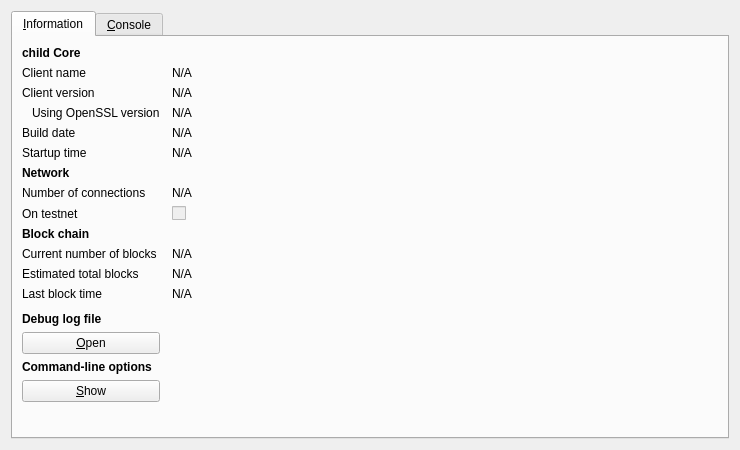
<?xml version="1.0" encoding="UTF-8"?>
<ui version="4.0">
 <class>RPCConsole</class>
 <widget class="QDialog" name="RPCConsole">
  <property name="geometry">
   <rect>
    <x>0</x>
    <y>0</y>
    <width>740</width>
    <height>450</height>
   </rect>
  </property>
  <property name="windowTitle">
   <string>child - Debug window</string>
  </property>
  <layout class="QVBoxLayout" name="verticalLayout_2">
   <item>
    <widget class="QTabWidget" name="tabWidget">
     <property name="currentIndex">
      <number>0</number>
     </property>
     <widget class="QWidget" name="tab_info">
      <attribute name="title">
       <string>&amp;Information</string>
      </attribute>
      <layout class="QGridLayout" name="gridLayout" columnstretch="0,1">
       <property name="horizontalSpacing">
        <number>12</number>
       </property>
       <item row="0" column="0">
        <widget class="QLabel" name="label_9">
         <property name="font">
          <font>
           <weight>75</weight>
           <bold>true</bold>
          </font>
         </property>
         <property name="text">
          <string>child Core</string>
         </property>
        </widget>
       </item>
       <item row="1" column="0">
        <widget class="QLabel" name="label_5">
         <property name="text">
          <string>Client name</string>
         </property>
        </widget>
       </item>
       <item row="1" column="1">
        <widget class="QLabel" name="clientName">
         <property name="cursor">
          <cursorShape>IBeamCursor</cursorShape>
         </property>
         <property name="text">
          <string>N/A</string>
         </property>
         <property name="textFormat">
          <enum>Qt::PlainText</enum>
         </property>
         <property name="textInteractionFlags">
          <set>Qt::LinksAccessibleByMouse|Qt::TextSelectableByKeyboard|Qt::TextSelectableByMouse</set>
         </property>
        </widget>
       </item>
       <item row="2" column="0">
        <widget class="QLabel" name="label_6">
         <property name="text">
          <string>Client version</string>
         </property>
        </widget>
       </item>
       <item row="2" column="1">
        <widget class="QLabel" name="clientVersion">
         <property name="cursor">
          <cursorShape>IBeamCursor</cursorShape>
         </property>
         <property name="text">
          <string>N/A</string>
         </property>
         <property name="textFormat">
          <enum>Qt::PlainText</enum>
         </property>
         <property name="textInteractionFlags">
          <set>Qt::LinksAccessibleByMouse|Qt::TextSelectableByKeyboard|Qt::TextSelectableByMouse</set>
         </property>
        </widget>
       </item>
       <item row="3" column="0">
        <widget class="QLabel" name="label_14">
         <property name="text">
          <string>Using OpenSSL version</string>
         </property>
         <property name="indent">
          <number>10</number>
         </property>
        </widget>
       </item>
       <item row="3" column="1">
        <widget class="QLabel" name="openSSLVersion">
         <property name="cursor">
          <cursorShape>IBeamCursor</cursorShape>
         </property>
         <property name="text">
          <string>N/A</string>
         </property>
         <property name="textFormat">
          <enum>Qt::PlainText</enum>
         </property>
         <property name="textInteractionFlags">
          <set>Qt::LinksAccessibleByMouse|Qt::TextSelectableByKeyboard|Qt::TextSelectableByMouse</set>
         </property>
        </widget>
       </item>
       <item row="4" column="0">
        <widget class="QLabel" name="label_12">
         <property name="text">
          <string>Build date</string>
         </property>
        </widget>
       </item>
       <item row="4" column="1">
        <widget class="QLabel" name="buildDate">
         <property name="cursor">
          <cursorShape>IBeamCursor</cursorShape>
         </property>
         <property name="text">
          <string>N/A</string>
         </property>
         <property name="textFormat">
          <enum>Qt::PlainText</enum>
         </property>
         <property name="textInteractionFlags">
          <set>Qt::LinksAccessibleByMouse|Qt::TextSelectableByKeyboard|Qt::TextSelectableByMouse</set>
         </property>
        </widget>
       </item>
       <item row="5" column="0">
        <widget class="QLabel" name="label_13">
         <property name="text">
          <string>Startup time</string>
         </property>
        </widget>
       </item>
       <item row="5" column="1">
        <widget class="QLabel" name="startupTime">
         <property name="cursor">
          <cursorShape>IBeamCursor</cursorShape>
         </property>
         <property name="text">
          <string>N/A</string>
         </property>
         <property name="textFormat">
          <enum>Qt::PlainText</enum>
         </property>
         <property name="textInteractionFlags">
          <set>Qt::LinksAccessibleByMouse|Qt::TextSelectableByKeyboard|Qt::TextSelectableByMouse</set>
         </property>
        </widget>
       </item>
       <item row="6" column="0">
        <widget class="QLabel" name="label_11">
         <property name="font">
          <font>
           <weight>75</weight>
           <bold>true</bold>
          </font>
         </property>
         <property name="text">
          <string>Network</string>
         </property>
        </widget>
       </item>
       <item row="7" column="0">
        <widget class="QLabel" name="label_7">
         <property name="text">
          <string>Number of connections</string>
         </property>
        </widget>
       </item>
       <item row="7" column="1">
        <widget class="QLabel" name="numberOfConnections">
         <property name="cursor">
          <cursorShape>IBeamCursor</cursorShape>
         </property>
         <property name="text">
          <string>N/A</string>
         </property>
         <property name="textFormat">
          <enum>Qt::PlainText</enum>
         </property>
         <property name="textInteractionFlags">
          <set>Qt::LinksAccessibleByMouse|Qt::TextSelectableByKeyboard|Qt::TextSelectableByMouse</set>
         </property>
        </widget>
       </item>
       <item row="8" column="0">
        <widget class="QLabel" name="label_8">
         <property name="text">
          <string>On testnet</string>
         </property>
        </widget>
       </item>
       <item row="8" column="1">
        <widget class="QCheckBox" name="isTestNet">
         <property name="enabled">
          <bool>false</bool>
         </property>
         <property name="text">
          <string/>
         </property>
        </widget>
       </item>
       <item row="9" column="0">
        <widget class="QLabel" name="label_10">
         <property name="font">
          <font>
           <weight>75</weight>
           <bold>true</bold>
          </font>
         </property>
         <property name="text">
          <string>Block chain</string>
         </property>
        </widget>
       </item>
       <item row="10" column="0">
        <widget class="QLabel" name="label_3">
         <property name="text">
          <string>Current number of blocks</string>
         </property>
        </widget>
       </item>
       <item row="10" column="1">
        <widget class="QLabel" name="numberOfBlocks">
         <property name="cursor">
          <cursorShape>IBeamCursor</cursorShape>
         </property>
         <property name="text">
          <string>N/A</string>
         </property>
         <property name="textFormat">
          <enum>Qt::PlainText</enum>
         </property>
         <property name="textInteractionFlags">
          <set>Qt::LinksAccessibleByMouse|Qt::TextSelectableByKeyboard|Qt::TextSelectableByMouse</set>
         </property>
        </widget>
       </item>
       <item row="11" column="0">
        <widget class="QLabel" name="label_4">
         <property name="text">
          <string>Estimated total blocks</string>
         </property>
        </widget>
       </item>
       <item row="11" column="1">
        <widget class="QLabel" name="totalBlocks">
         <property name="cursor">
          <cursorShape>IBeamCursor</cursorShape>
         </property>
         <property name="text">
          <string>N/A</string>
         </property>
         <property name="textFormat">
          <enum>Qt::PlainText</enum>
         </property>
         <property name="textInteractionFlags">
          <set>Qt::LinksAccessibleByMouse|Qt::TextSelectableByKeyboard|Qt::TextSelectableByMouse</set>
         </property>
        </widget>
       </item>
       <item row="12" column="0">
        <widget class="QLabel" name="label_2">
         <property name="text">
          <string>Last block time</string>
         </property>
        </widget>
       </item>
       <item row="12" column="1">
        <widget class="QLabel" name="lastBlockTime">
         <property name="cursor">
          <cursorShape>IBeamCursor</cursorShape>
         </property>
         <property name="text">
          <string>N/A</string>
         </property>
         <property name="textFormat">
          <enum>Qt::PlainText</enum>
         </property>
         <property name="textInteractionFlags">
          <set>Qt::LinksAccessibleByMouse|Qt::TextSelectableByKeyboard|Qt::TextSelectableByMouse</set>
         </property>
        </widget>
       </item>
       <item row="13" column="0">
        <spacer name="verticalSpacer_2">
         <property name="orientation">
          <enum>Qt::Vertical</enum>
         </property>
         <property name="sizeHint" stdset="0">
          <size>
           <width>20</width>
           <height>20</height>
          </size>
         </property>
        </spacer>
       </item>
       <item row="14" column="0">
        <widget class="QLabel" name="labelDebugLogfile">
         <property name="font">
          <font>
           <weight>75</weight>
           <bold>true</bold>
          </font>
         </property>
         <property name="text">
          <string>Debug log file</string>
         </property>
        </widget>
       </item>
       <item row="15" column="0">
        <widget class="QPushButton" name="openDebugLogfileButton">
         <property name="toolTip">
          <string>Open the child debug log file from the current data directory. This can take a few seconds for large log files.</string>
         </property>
         <property name="text">
          <string>&amp;Open</string>
         </property>
         <property name="autoDefault">
          <bool>false</bool>
         </property>
        </widget>
       </item>
       <item row="16" column="0">
        <widget class="QLabel" name="labelCLOptions">
         <property name="font">
          <font>
           <weight>75</weight>
           <bold>true</bold>
          </font>
         </property>
         <property name="text">
          <string>Command-line options</string>
         </property>
        </widget>
       </item>
       <item row="17" column="0">
        <widget class="QPushButton" name="showCLOptionsButton">
         <property name="toolTip">
          <string>Show the child-Qt help message to get a list with possible child command-line options.</string>
         </property>
         <property name="text">
          <string>&amp;Show</string>
         </property>
         <property name="autoDefault">
          <bool>false</bool>
         </property>
        </widget>
       </item>
       <item row="18" column="0">
        <spacer name="verticalSpacer">
         <property name="orientation">
          <enum>Qt::Vertical</enum>
         </property>
         <property name="sizeHint" stdset="0">
          <size>
           <width>20</width>
           <height>40</height>
          </size>
         </property>
        </spacer>
       </item>
      </layout>
     </widget>
     <widget class="QWidget" name="tab_console">
      <attribute name="title">
       <string>&amp;Console</string>
      </attribute>
      <layout class="QVBoxLayout" name="verticalLayout_3">
       <property name="spacing">
        <number>3</number>
       </property>
       <item>
        <widget class="QTextEdit" name="messagesWidget">
         <property name="minimumSize">
          <size>
           <width>0</width>
           <height>100</height>
          </size>
         </property>
         <property name="readOnly">
          <bool>true</bool>
         </property>
         <property name="tabKeyNavigation" stdset="0">
          <bool>false</bool>
         </property>
         <property name="columnCount" stdset="0">
          <number>2</number>
         </property>
        </widget>
       </item>
       <item>
        <layout class="QHBoxLayout" name="horizontalLayout">
         <property name="spacing">
          <number>3</number>
         </property>
         <item>
          <widget class="QLabel" name="label">
           <property name="text">
            <string notr="true">&gt;</string>
           </property>
          </widget>
         </item>
         <item>
          <widget class="QLineEdit" name="lineEdit"/>
         </item>
         <item>
          <widget class="QPushButton" name="clearButton">
           <property name="maximumSize">
            <size>
             <width>24</width>
             <height>24</height>
            </size>
           </property>
           <property name="toolTip">
            <string>Clear console</string>
           </property>
           <property name="text">
            <string/>
           </property>
           <property name="icon">
            <iconset resource="../bitcoin.qrc">
             <normaloff>:/icons/remove</normaloff>:/icons/remove</iconset>
           </property>
           <property name="shortcut">
            <string notr="true">Ctrl+L</string>
           </property>
           <property name="autoDefault">
            <bool>false</bool>
           </property>
          </widget>
         </item>
        </layout>
       </item>
      </layout>
     </widget>
    </widget>
   </item>
  </layout>
 </widget>
 <resources>
  <include location="../bitcoin.qrc"/>
 </resources>
 <connections/>
</ui>
